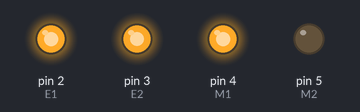
Bench run of a sketch on a simulated Arduino Nano, built with avr-gcc and run on an emulated ATmega328P. Parts: output pins drawn as LEDs (lit = HIGH). At 0.0 s the program stops and its outputs stay as they are.

Above: at 0.1 s.
Timing chart, 0 to 1.5 s (numbered marks = the images above):
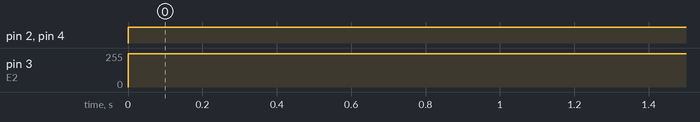

The sketch:

_1.2_200rpm.ino
```cpp
int E1 = 2, M1 =4, E2 = 3, M2 =5, /**Moto IO**/
    F1 = 24, F2 =25, F3 =26, F4 = 27, F5 = 28, F6 = 29, F7 = 30, F8 = 31, /**Front gray level sensor IO**/
    G1 = 14, G2 =15, G3 =16, G4 = 17, G5 = 18, G6 = 19, G7 = 22, G8 = 23, /**Post gray level sensor IO**/
    FPin = A6, GPin = A7;/**Distance sensor IO**/
int flagFB = 0;/**0=forward 1=reverse**/

#define WHITE 1
#define GREEN 0

unsigned long starttime;
unsigned long stoptime;
unsigned long looptime;

//#include <MagneticSensorLsm303.h>

void wait(double sec)
{
  delay(sec);
}
void SetMoto(int side, int v){ //0=L 1=R
     if(side && v>=0){     //right side
          digitalWrite(M1,HIGH);
          analogWrite(E1, v); //PWM control velocity
     }
     if(side && v<0){
          digitalWrite(M1, LOW);
          analogWrite(E1, -v); //PWM control velocity
     }
     if(side==0 && v>=0){ //left side
          digitalWrite(M2, LOW);
          analogWrite(E2, v);
     }
     if(side==0 && v<0){
          digitalWrite(M2, HIGH);
          analogWrite(E2, -v);
     }
}
void RUN( int LeftV, int RightV ){ //v= 0~255
     SetMoto(0, LeftV);
     SetMoto(1, RightV);
}//V 0~255
void RUNB( int LeftV, int RightV ){ //v= 0~255
     SetMoto(0, -RightV);
     SetMoto(1, -LeftV);
}//V 0~255
void Stop()
{
    while(1)
    {
      RUN(0,0);
    }
}
int colorReco(int sensor)/**color recognition（white 1 green 0）**/
{
    return digitalRead(sensor);
}
//return distance (cm)
double frontDis () /*front distance detection*/
{
    return analogRead(FPin)<100? 100:2076.0/(analogRead(FPin)-11.0);
}
double postDis ()
{
    return analogRead(GPin)<100? 100:2076.0/(analogRead(GPin)-11.0);
}
void directionDet() /**directionDetection**/
{
  if(frontDis() < 30) flagFB = 1; //change direction to backward
  else if(postDis()<30) flagFB = 0; //change direction to forward
}
void lineWalking()/**Forward line-tracking **/
{
    //FlagFB = 0;
    if (colorReco(F5) == WHITE || colorReco(F4) == WHITE) RUN(250, 250);
    if (colorReco(F5) == WHITE && colorReco(F4) == WHITE) RUN(250, 250);
    else if (colorReco(F6) == WHITE) RUN(-100, 250);
    else if (colorReco(F3) == WHITE) RUN(250, -100);

    else if (colorReco(F7) == WHITE) { RUN(-250, 250); wait(50); }
    else if (colorReco(F2) == WHITE) { RUN(250, -250); wait(50); }
    else if (colorReco(F8) == WHITE) { RUN(-250, 250); wait(50); }
    else if (colorReco(F1) == WHITE) { RUN(250, -250); wait(50); }
    else if (colorReco(F5) == WHITE&&colorReco(F4) == WHITE) RUN(-50, 250);
    else if (colorReco(F3) == WHITE&&colorReco(F6) == WHITE) RUN(250, -50);
    else if (colorReco(F6) == WHITE&&colorReco(F3) == WHITE) RUN(-50, 250);
    else if (colorReco(F2) == WHITE&&colorReco(F7) == WHITE) RUN(250, -50);
    else RUN(250,250);
}
void lineWalkingRev()/**reverse line-tracking**/
{
    //FlagFB = 0;
    if (colorReco(G5) == WHITE || colorReco(G4) == WHITE) RUNB(250, 250);
    else if (colorReco(G6) == WHITE) {RUNB(-100, 250);wait(50);}
    else if (colorReco(G3) == WHITE) {RUNB(250, -100);wait(50);}
    else if (colorReco(G7) == WHITE) { RUNB(-250, 250); wait(50); }
    else if (colorReco(G2) == WHITE) { RUNB(250, -250); wait(50); }
    else if (colorReco(G8) == WHITE) { RUNB(-250, 250); wait(50); }
    else if (colorReco(G1) == WHITE) { RUNB(250, -250); wait(50); }
    else if (colorReco(G5) == WHITE&&colorReco(G4) == WHITE) {RUNB(-50, 250);wait(50);}
    else if (colorReco(G3) == WHITE&&colorReco(G6) == WHITE) {RUNB(250, -50);wait(50);}
    else if (colorReco(G6) == WHITE&&colorReco(G3) == WHITE) {RUNB(-50, 250);wait(50);}
    else if (colorReco(G2) == WHITE&&colorReco(G7) == WHITE) {RUNB(250, -50);wait(50);}
    else RUNB(250,250);
}
void Line_To_Left()/**line-tracking stop at the left corner**/
{
  while(1)
  {
    //directionDet();
    if(flagFB == 0)
    {
        if(colorReco(F6)==WHITE && colorReco(F7)==WHITE)
        {
            RUN(-100,-100);
            wait(20);
            break;
        }
    }
    else
    {
        if(colorReco(G6)==WHITE && colorReco(G7)==WHITE)
        {
            RUN(-100,-100);
            wait(20);
            break;
        }
    }
    lineWalking();
  }
}
void Line_To_Right()/**line-tracking stop at the right corner**/
{
    while(1)
    {
        //directionDet();
        if(flagFB == 0)
        {
            if(colorReco(F2)==WHITE && colorReco(F3)==WHITE)
            {
                RUN(-100,-100);
                wait(20);
                break;
            }
        }
        else
        {
            if(colorReco(G2)==WHITE && colorReco(G3)==WHITE)
            {
                RUN(-100,-100);
                wait(20);
                break;
            }
        }
        lineWalkingRev();
    }
}
void Turn_L()
{
    RUN(-240,240);
    wait(300);
    while(1){
      RUN(-240,240);
      if(colorReco(F4)==WHITE|| colorReco(F5)==WHITE) break;
    }
}
void Turn_R()
{
    RUN(240,-240);
    wait(300);
    while(1){
      RUN(240,-240);
      if(colorReco(F4)==WHITE || colorReco(F5)==WHITE) break;
    }
}
void Turn_B()/**180°转**/
{
    RUN(-240,240);
    wait(300);
    while(1){
      RUN(-240,240);
      if(colorReco(F4)==WHITE || colorReco(F5)==WHITE) break;
    }
}
void Turn_LB()/**反向左转**/
{
    RUNB(-240,240);
    wait(300);
    while(1){
      RUNB(-240,240);
      if(colorReco(G4)==WHITE || colorReco(G5)==WHITE) break;
    }
}
void Turn_RB()/**反向右转**/
{
    RUNB(240,-240);
    wait(300);
    while(1){
      RUNB(240,-240);
      if(colorReco(G4)==WHITE || colorReco(G5)==WHITE) break;
    }
}
void Circle()
{
   Line_To_Left();
   Turn_L();
}
void setup()
{
    pinMode(M1, OUTPUT);
    pinMode(M2, OUTPUT);
    pinMode(FPin,INPUT);
    pinMode(GPin,INPUT);
    //Serial.begin(9600);
    //pinMode(FPin,INPUT);
}
void loop()
{
//      Line_To_Right();
//    Turn_RB();
//lineWalking();
//    Line_To_Left();
//    Turn_R();
//
//Stop();
//while (colorReco(G3) == WHITE) {
//  RUNB(250, -100);
//  wait(1000);
//  }
//  Stop();
//RUN(200,200);
 // Stop();
//while (colorReco(F3) == WHITE)
//{
//  RUN(200,-100);
//}
/**无平台路线**/

//starttime = millis();
//while (millis() - starttime < 6000)
//{
//    lineWalking();
//}
//starttime = millis();
//while (millis() - starttime < 3000)
//{
//    lineWalking();
//    if(colorReco(F7)==WHITE && colorReco(F8)==WHITE)
//    {
//      RUN(-100,-100);
//      wait(30);
//      break;
//    }
//}
//
//Stop();
//Turn_B();

//Circle(){
   Line_To_Left();
   Turn_L();
//}

//Line_To_Left();
//RUN(240,240);
//wait(500);
//Line_To_Left();
//Turn_L_Light();
//Line_To_Left();
//Turn_R_Light();
//Line_To_Left();
//Turn_R_Light();
//Line_To_Left();
//Turn_R_Light();
//Line_To_Left();
//RUN(240,240);
//wait(100);
//Line_To_Left();
//Stop();

  /**定时器使用**/
//  unsigned long starttime;
//  //void loop()
//  starttime = millis();
//  while (millis() - starttime < 5000)
//  {
//    lineWalking();
//  }
//  RUN(240,240);
//  wait(100);
//  Turn_B_Light();
//  starttime = millis();
//  while (millis() - starttime < 2000)
//  {
//    lineWalking();
//  }
//  for(int i =1 ; i<6;i++){
//    RUN(240,240);
//    wait(550);
//    RUN(-100,250);
//    wait(30);
//  }
//  Stop();
}
```

Measured:
- by itself, pin 2 (E1), pin 4 (M1): LOW → HIGH at 0.00 s
- by itself, pin 3 (E2): 0/255 → 250/255 at 0.00 s
